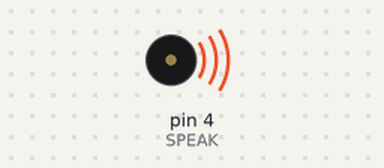
Simulated run of this sketch. Board: Arduino Uno, built with avr-gcc and run on an emulated ATmega328P. Shown: buzzer (waves = sounding).

Above: at 0.7 s.
Timing chart, 0 to 10.3 s (numbered marks = the images above):
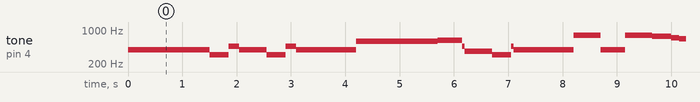

Measured:
- by itself, tone on pin 4 (SPEAK): plays 392 Hz for 1.5 s, 311 Hz for 0.35 s, 466 Hz for 0.20 s, 392 Hz for 0.50 s, 311 Hz for 0.35 s, 466 Hz for 0.20 s … (287 notes in this stretch)

The sketch:

voice_recorder.ino
```cpp
//#define CHANGEp
//#define ModeChangep
//#define MIKE
#define SPEAK 4

//***************************************/
// ダース・ベイダーのテーマを鳴らすプログラム
//***************************************/
//音の長さ(msec)を定義する(BPM=100)
#define Bt2 1200 //2分音符
#define Bt4 500 //4分音符、スタッカート気味
#define Bt8f 450 //付点8分音符
#define Bt8 300 //8分音符
#define Bt16 150 //16分音符

//音符に対してのDelay Time(msec)を設定
#define Dt2 1100
#define Dt4 500
#define Dt8f 350
#define Dt8 200
#define Dt16 50

//音程を定義する
#define G4 392 //ソ
#define Ds4 311 //レ＃
#define As4 466 //ラ＃
#define D5 587 //レ
#define Ds5 622 //レ＃
#define Fs4 370 //ファ＃
#define G5 784 //ソ
#define Fs5 740 //ファ＃
#define F5 698 //ファ
#define E5 659 //ミ
#define Gs4 415 //ソ＃
#define Cs5 554 //ド＃
#define C5 523 //ド
#define B4 494 //シ
#define A4 440 //ラ

void speaker() {
  tone(SPEAK, G4, Bt4);
  delay(Dt4);
  tone(SPEAK, G4, Bt4);
  delay(Dt4);
  tone(SPEAK, G4, Bt4);
  delay(Dt4);
  tone(SPEAK, Ds4, Bt8f);
  delay(Dt8f);
  tone(SPEAK, As4, Bt8);
  delay(Dt8);
  tone(SPEAK, G4, Bt4);
  delay(Dt4);
  tone(SPEAK, Ds4, Bt8f);
  delay(Dt8f);
  tone(SPEAK, As4, Bt8);
  delay(Dt8);
  tone(SPEAK, G4, Bt2);
  delay(Dt2);

  //3~4小節
  tone(SPEAK, D5, Bt4);
  delay(Dt4);
  tone(SPEAK, D5, Bt4);
  delay(Dt4);
  tone(SPEAK, D5, Bt4);
  delay(Dt4);
  tone(SPEAK, Ds5, Bt8f);
  delay(Bt8f);
  tone(SPEAK, As4, Bt16);
  delay(Dt16);
  tone(SPEAK, Fs4, Bt4);
  delay(Dt4);
  tone(SPEAK, Ds4, Bt8f);
  delay(Dt8f);
  tone(SPEAK, As4, Bt16);
  delay(Dt16);
  tone(SPEAK, G4, Bt2);
  delay(Dt2);

  //5~6小節
  tone(SPEAK, G5, Bt4);
  delay(Dt4);
  tone(SPEAK, G4, Bt8f);
  delay(Dt8f+50);
  tone(SPEAK, G4, Bt16);
  delay(Dt16);
  tone(SPEAK, G5, Bt4);
  delay(Dt4);
  tone(SPEAK, Fs5, Bt8f);
  delay(Dt8f);
  tone(SPEAK, F5, Bt16);
  delay(Dt16+100);
  tone(SPEAK, E5, Bt16);
  delay(Dt16+100);
  tone(SPEAK, Ds5, Bt8);
  delay(Dt8);
  delay(Bt8-50);
  tone(SPEAK, Gs4, Bt8);
  delay(Dt8);
  tone(SPEAK, Cs5, Bt4);
  delay(Dt4);
  tone(SPEAK, C5, Bt8f);
  delay(Dt8f);
  tone(SPEAK, B4, Bt16);
  delay(Bt16);

  //7~8小節
  tone(SPEAK, As4, Bt16);
  delay(Dt16+100);
  tone(SPEAK, A4, Bt16);
  delay(Dt16+100);
  tone(SPEAK, Gs4, Bt8);
  delay(Dt8);
  delay(Bt8-50);
  tone(SPEAK, Ds4, Bt8);
  delay(Dt8);
  tone(SPEAK, Fs4, Bt4);
  delay(Dt4);
  tone(SPEAK, Ds4, Bt8f);
  delay(Dt8f);
  tone(SPEAK, As4, Bt16);
  delay(Dt16);
  tone(SPEAK, G4, Bt4);
  delay(Dt4);
  tone(SPEAK, Ds4, Bt8f);
  delay(Dt8f);
  tone(SPEAK, As4, Bt16);
  delay(Dt16);
  tone(SPEAK, G4, Bt2);
  delay(Dt2);
}

void setup() {
  //pinMode(ModeChangep, INPUT);
  //pinMode(CHANGEp, INPUT);
  //pinMode(MIKE, INPUT);
  //pinMode(SPEAK, OUTPUT);

}

void loop() {
  // put your main code here, to run repeatedly:
  speaker();
}
```
